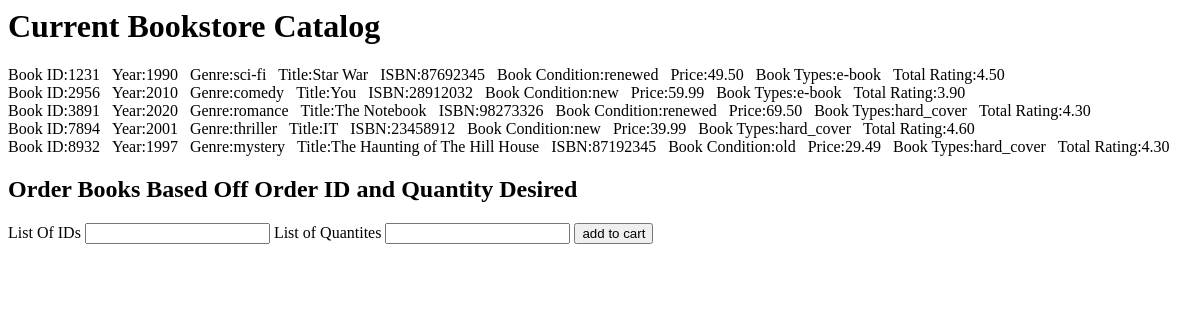
The page /catalog.php on the database as committed earlier.
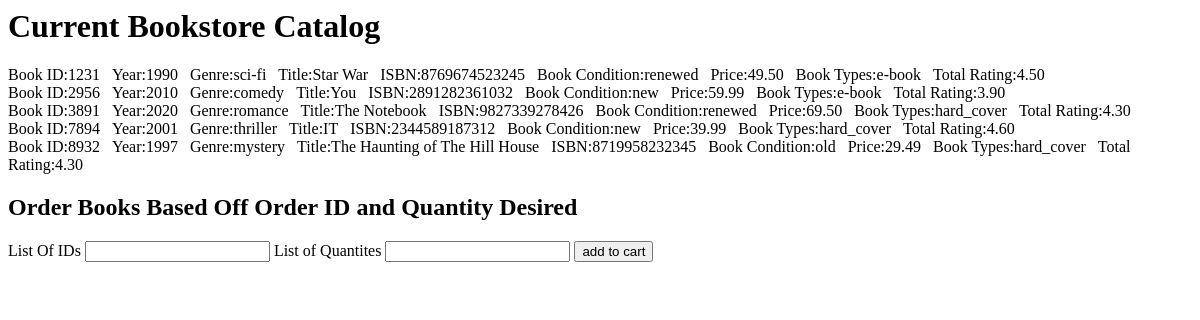
The same page on the database as committed later.
### tables this page shows
CREATE table book( 
	book_id int, 
	year int, 
	genre char(40), 
	title char(40), 
	isbn char(13), 
	book_condition char(40), 
	price decimal(10,2), 
	book_type char(40), 
	total_rating decimal(5,2), 
	primary key(book_id)
);

### catalog.php (the view, shortened to what this page needs)
<html>
<head>
</head>
<body>
<h1>Current Bookstore Catalog</h1>
<?php
  $myconnection = mysqli_connect('localhost', 'root', '')
    or die ('Could not connect: ' . mysql_error());
  $query = 'select * from book';
  $result = mysqli_query($myconnection, $query) or die ('Query failed: ' . mysql_error());
  while($row = mysqli_fetch_array($result)){
	echo "Book ID:";
	echo $row['book_id'];
	echo "&nbsp;&nbsp;&nbsp;Year:";
	echo $row['year'];
	echo "&nbsp;&nbsp;&nbsp;Genre:";
	echo $row['genre'];
	echo "&nbsp;&nbsp;&nbsp;Title:";
	echo $row['title'];
	echo "&nbsp;&nbsp;&nbsp;ISBN:";
	echo $row['isbn'];
	echo "&nbsp;&nbsp;&nbsp;Book Condition:";
	echo $row['book_condition'];
	echo "&nbsp;&nbsp;&nbsp;Price:";
	echo $row['price'];
	echo "&nbsp;&nbsp;&nbsp;Book Types:";
	echo $row['book_type'];
	echo "&nbsp;&nbsp;&nbsp;Total Rating:";
	echo $row['total_rating'];
	echo "<br>";
  }
?>
<h2>Order Books Based Off Order ID and Quantity Desired</h2>
<form action="move_to_cart.php" method="post">
<tr>
  <td>List Of IDs</td>
  <td align="left"><input type="text" name="idLst" size="20" maxlength="255"/></td>
</tr>
<tr>
  <td>List of Quantites</td>
  <td align="left"><input type="text" name="qtLst" size="20" maxlength="3"/></td>
</tr>
<tr>
  <td colspan="2" align="center"><input type="submit" value="add to cart"/></td>
</tr>
</form>
</body>
</html>

Rows that differ between the two databases and show on the page:
changed book "sci-fi": isbn "87692345" → "8769674523245"
changed book "comedy": isbn "28912032" → "2891282361032"
changed book "romance": isbn "98273326" → "9827339278426"
changed book "thriller": isbn "23458912" → "2344589187312"
changed book "mystery": isbn "87192345" → "8719958232345"
